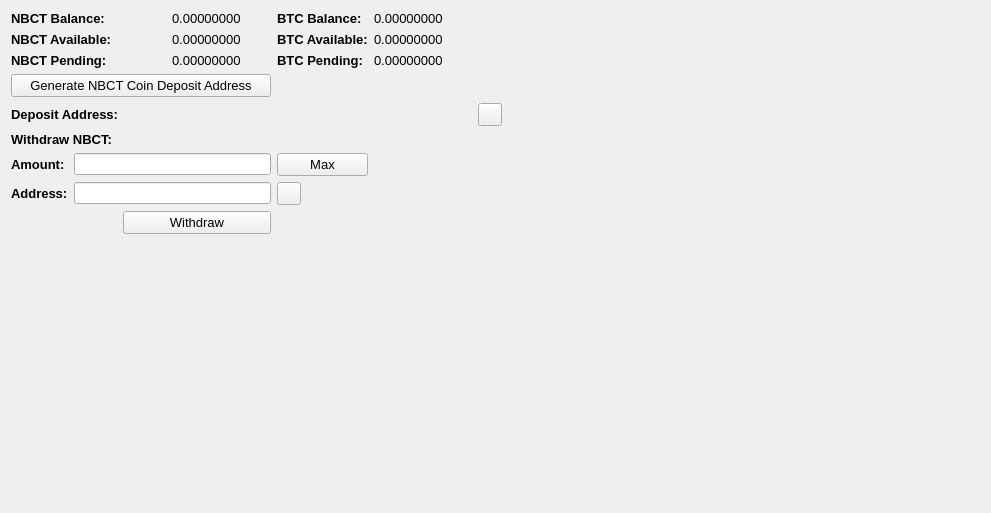
     <widget class="QWidget" name="BalanceTab">
      <attribute name="title">
       <string>Balance</string>
      </attribute>
      <layout class="QGridLayout" name="gridLayout_2">
       <item row="0" column="0" colspan="2">
        <widget class="QLabel" name="label_11">
         <property name="font">
          <font>
           <pointsize>10</pointsize>
           <weight>75</weight>
           <bold>true</bold>
          </font>
         </property>
         <property name="text">
          <string>NBCT Balance:</string>
         </property>
        </widget>
       </item>
       <item row="0" column="3">
        <widget class="QLabel" name="NeckBeardCryptoTipsBalanceLabel">
         <property name="font">
          <font>
           <pointsize>10</pointsize>
          </font>
         </property>
         <property name="text">
          <string>0.00000000</string>
         </property>
         <property name="textInteractionFlags">
          <set>Qt::LinksAccessibleByMouse|Qt::TextSelectableByMouse</set>
         </property>
        </widget>
       </item>
       <item row="0" column="4">
        <widget class="QLabel" name="label_12">
         <property name="font">
          <font>
           <pointsize>10</pointsize>
           <weight>75</weight>
           <bold>true</bold>
          </font>
         </property>
         <property name="text">
          <string>BTC Balance:</string>
         </property>
        </widget>
       </item>
       <item row="0" column="5">
        <widget class="QLabel" name="BitcoinBalanceLabel">
         <property name="font">
          <font>
           <pointsize>10</pointsize>
          </font>
         </property>
         <property name="text">
          <string>0.00000000</string>
         </property>
         <property name="textInteractionFlags">
          <set>Qt::LinksAccessibleByMouse|Qt::TextSelectableByMouse</set>
         </property>
        </widget>
       </item>
       <item row="0" column="7" rowspan="10">
        <spacer name="horizontalSpacer_4">
         <property name="orientation">
          <enum>Qt::Horizontal</enum>
         </property>
         <property name="sizeHint" stdset="0">
          <size>
           <width>478</width>
           <height>488</height>
          </size>
         </property>
        </spacer>
       </item>
       <item row="1" column="0" colspan="2">
        <widget class="QLabel" name="label_13">
         <property name="font">
          <font>
           <pointsize>10</pointsize>
           <weight>75</weight>
           <bold>true</bold>
          </font>
         </property>
         <property name="text">
          <string>NBCT Available:</string>
         </property>
        </widget>
       </item>
       <item row="1" column="3">
        <widget class="QLabel" name="NeckBeardCryptoTipsAvailableLabel_2">
         <property name="font">
          <font>
           <pointsize>10</pointsize>
          </font>
         </property>
         <property name="text">
          <string>0.00000000</string>
         </property>
         <property name="textInteractionFlags">
          <set>Qt::LinksAccessibleByMouse|Qt::TextSelectableByMouse</set>
         </property>
        </widget>
       </item>
       <item row="1" column="4">
        <widget class="QLabel" name="label_15">
         <property name="font">
          <font>
           <pointsize>10</pointsize>
           <weight>75</weight>
           <bold>true</bold>
          </font>
         </property>
         <property name="text">
          <string>BTC Available:</string>
         </property>
        </widget>
       </item>
       <item row="1" column="5">
        <widget class="QLabel" name="BitcoinAvailableLabel">
         <property name="font">
          <font>
           <pointsize>10</pointsize>
          </font>
         </property>
         <property name="text">
          <string>0.00000000</string>
         </property>
         <property name="textInteractionFlags">
          <set>Qt::LinksAccessibleByMouse|Qt::TextSelectableByMouse</set>
         </property>
        </widget>
       </item>
       <item row="2" column="0" colspan="2">
        <widget class="QLabel" name="label_14">
         <property name="font">
          <font>
           <pointsize>10</pointsize>
           <weight>75</weight>
           <bold>true</bold>
          </font>
         </property>
         <property name="text">
          <string>NBCT Pending:</string>
         </property>
        </widget>
       </item>
       <item row="2" column="3">
        <widget class="QLabel" name="NeckBeardCryptoTipsPendingLabel">
         <property name="font">
          <font>
           <pointsize>10</pointsize>
          </font>
         </property>
         <property name="text">
          <string>0.00000000</string>
         </property>
         <property name="textInteractionFlags">
          <set>Qt::LinksAccessibleByMouse|Qt::TextSelectableByMouse</set>
         </property>
        </widget>
       </item>
       <item row="2" column="4">
        <widget class="QLabel" name="label_31">
         <property name="font">
          <font>
           <pointsize>10</pointsize>
           <weight>75</weight>
           <bold>true</bold>
          </font>
         </property>
         <property name="text">
          <string>BTC Pending:</string>
         </property>
        </widget>
       </item>
       <item row="2" column="5">
        <widget class="QLabel" name="BitcoinPendingLabel">
         <property name="font">
          <font>
           <pointsize>10</pointsize>
          </font>
         </property>
         <property name="text">
          <string>0.00000000</string>
         </property>
         <property name="textInteractionFlags">
          <set>Qt::LinksAccessibleByMouse|Qt::TextSelectableByMouse</set>
         </property>
        </widget>
       </item>
       <item row="3" column="0" colspan="4">
        <widget class="QPushButton" name="GenDepositBTN">
         <property name="font">
          <font>
           <pointsize>10</pointsize>
          </font>
         </property>
         <property name="text">
          <string>Generate NBCT Coin Deposit Address</string>
         </property>
        </widget>
       </item>
       <item row="4" column="0" colspan="3">
        <widget class="QLabel" name="label_33">
         <property name="font">
          <font>
           <pointsize>10</pointsize>
           <weight>75</weight>
           <bold>true</bold>
          </font>
         </property>
         <property name="text">
          <string>Deposit Address:</string>
         </property>
        </widget>
       </item>
       <item row="4" column="3" colspan="3">
        <widget class="QLabel" name="DepositAddressLabel">
         <property name="minimumSize">
          <size>
           <width>300</width>
           <height>0</height>
          </size>
         </property>
         <property name="palette">
          <palette>
           <active>
            <colorrole role="WindowText">
             <brush brushstyle="SolidPattern">
              <color alpha="255">
               <red>0</red>
               <green>0</green>
               <blue>0</blue>
              </color>
             </brush>
            </colorrole>
            <colorrole role="Text">
             <brush brushstyle="SolidPattern">
              <color alpha="255">
               <red>0</red>
               <green>0</green>
               <blue>255</blue>
              </color>
             </brush>
            </colorrole>
           </active>
           <inactive>
            <colorrole role="WindowText">
             <brush brushstyle="SolidPattern">
              <color alpha="255">
               <red>0</red>
               <green>0</green>
               <blue>0</blue>
              </color>
             </brush>
            </colorrole>
            <colorrole role="Text">
             <brush brushstyle="SolidPattern">
              <color alpha="255">
               <red>0</red>
               <green>0</green>
               <blue>255</blue>
              </color>
             </brush>
            </colorrole>
           </inactive>
           <disabled>
            <colorrole role="WindowText">
             <brush brushstyle="SolidPattern">
              <color alpha="255">
               <red>120</red>
               <green>120</green>
               <blue>120</blue>
              </color>
             </brush>
            </colorrole>
            <colorrole role="Text">
             <brush brushstyle="SolidPattern">
              <color alpha="255">
               <red>120</red>
               <green>120</green>
               <blue>120</blue>
              </color>
             </brush>
            </colorrole>
           </disabled>
          </palette>
         </property>
         <property name="font">
          <font>
           <pointsize>10</pointsize>
           <weight>75</weight>
           <bold>true</bold>
          </font>
         </property>
         <property name="text">
          <string/>
         </property>
         <property name="alignment">
          <set>Qt::AlignRight|Qt::AlignTrailing|Qt::AlignVCenter</set>
         </property>
         <property name="textInteractionFlags">
          <set>Qt::LinksAccessibleByMouse|Qt::TextSelectableByKeyboard|Qt::TextSelectableByMouse</set>
         </property>
        </widget>
       </item>
       <item row="4" column="6">
        <widget class="QToolButton" name="DepositCopyButton">
         <property name="toolTip">
          <string>Copy to clipboard</string>
         </property>
         <property name="text">
          <string/>
         </property>
         <property name="icon">
          <iconset resource="../bitcoin.qrc">
           <normaloff>:/icons/editcopy</normaloff>:/icons/editcopy</iconset>
         </property>
         <property name="shortcut">
          <string>Alt+P</string>
         </property>
        </widget>
       </item>
       <item row="5" column="0" colspan="2">
        <widget class="QLabel" name="label_34">
         <property name="font">
          <font>
           <pointsize>10</pointsize>
           <weight>75</weight>
           <bold>true</bold>
          </font>
         </property>
         <property name="text">
          <string>Withdraw NBCT:</string>
         </property>
        </widget>
       </item>
       <item row="6" column="0">
        <widget class="QLabel" name="label_26">
         <property name="font">
          <font>
           <pointsize>10</pointsize>
           <weight>75</weight>
           <bold>true</bold>
          </font>
         </property>
         <property name="text">
          <string>Amount:</string>
         </property>
        </widget>
       </item>
       <item row="6" column="1" colspan="3">
        <widget class="QLineEdit" name="WithdrawUnitsInput">
         <property name="font">
          <font>
           <pointsize>9</pointsize>
           <weight>75</weight>
           <bold>true</bold>
          </font>
         </property>
         <property name="text">
          <string/>
         </property>
        </widget>
       </item>
       <item row="6" column="4">
        <widget class="QPushButton" name="Withdraw_Max_Amount">
         <property name="font">
          <font>
           <pointsize>10</pointsize>
          </font>
         </property>
         <property name="text">
          <string>Max</string>
         </property>
        </widget>
       </item>
       <item row="7" column="0">
        <widget class="QLabel" name="label_10">
         <property name="font">
          <font>
           <pointsize>10</pointsize>
           <weight>75</weight>
           <bold>true</bold>
          </font>
         </property>
         <property name="text">
          <string>Address:</string>
         </property>
        </widget>
       </item>
       <item row="7" column="1" colspan="3">
        <widget class="QLineEdit" name="WithdrawAddress">
         <property name="font">
          <font>
           <pointsize>9</pointsize>
           <weight>75</weight>
           <bold>true</bold>
          </font>
         </property>
        </widget>
       </item>
       <item row="7" column="4">
        <widget class="QToolButton" name="WithdrawPasteButton">
         <property name="toolTip">
          <string>Paste from clipboard</string>
         </property>
         <property name="text">
          <string/>
         </property>
         <property name="icon">
          <iconset resource="../bitcoin.qrc">
           <normaloff>:/icons/editpaste</normaloff>:/icons/editpaste</iconset>
         </property>
         <property name="shortcut">
          <string>Alt+P</string>
         </property>
        </widget>
       </item>
       <item row="8" column="2" colspan="2">
        <widget class="QPushButton" name="WithdrawUnitsBtn">
         <property name="font">
          <font>
           <pointsize>10</pointsize>
          </font>
         </property>
         <property name="text">
          <string>Withdraw</string>
         </property>
        </widget>
       </item>
       <item row="9" column="0" colspan="6">
        <spacer name="verticalSpacer">
         <property name="orientation">
          <enum>Qt::Vertical</enum>
         </property>
         <property name="sizeHint" stdset="0">
          <size>
           <width>428</width>
           <height>262</height>
          </size>
         </property>
        </spacer>
       </item>
      </layout>
      <zorder>label_31</zorder>
      <zorder>label_15</zorder>
      <zorder>label_12</zorder>
      <zorder>label_14</zorder>
      <zorder>label_13</zorder>
      <zorder>label_11</zorder>
      <zorder>BitcoinBalanceLabel</zorder>
      <zorder>NeckBeardCryptoTipsBalanceLabel</zorder>
      <zorder>NeckBeardCryptoTipsAvailableLabel_2</zorder>
      <zorder>NeckBeardCryptoTipsPendingLabel</zorder>
      <zorder>BitcoinAvailableLabel</zorder>
      <zorder>BitcoinPendingLabel</zorder>
      <zorder>label_33</zorder>
      <zorder>GenDepositBTN</zorder>
      <zorder>DepositAddressLabel</zorder>
      <zorder>Withdraw_Max_Amount</zorder>
      <zorder>label_34</zorder>
      <zorder>WithdrawUnitsInput</zorder>
      <zorder>label_10</zorder>
      <zorder>label_26</zorder>
      <zorder>WithdrawAddress</zorder>
      <zorder>WithdrawUnitsBtn</zorder>
      <zorder>horizontalSpacer_4</zorder>
      <zorder>verticalSpacer</zorder>
      <zorder>WithdrawPasteButton</zorder>
      <zorder>DepositCopyButton</zorder>
     </widget>
